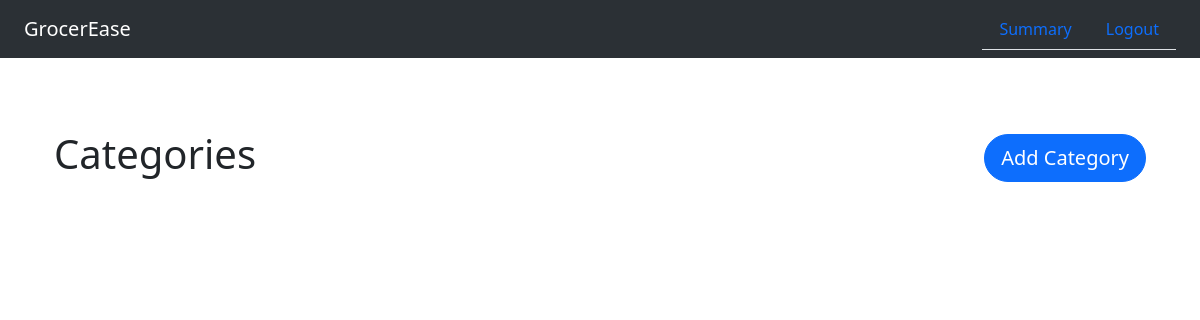
The page /manager_dashboard on the database as committed earlier.
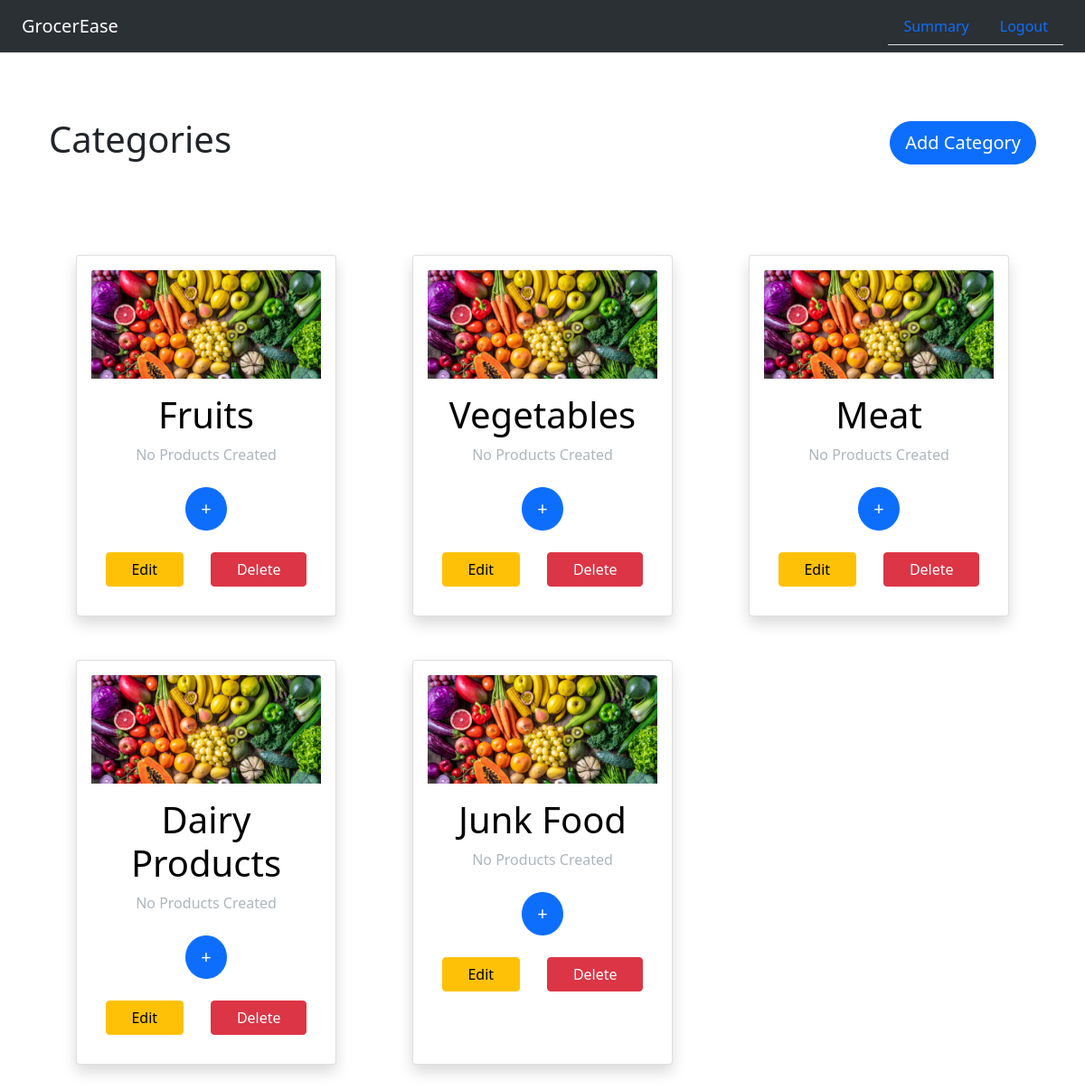
The same page on the database as committed later.
### application/models.py (models this page shows)
class Category(db.Model):
    section_id = db.Column(db.Integer, primary_key=True, autoincrement=True)
    name = db.Column(db.Text, nullable=False)

### application/controllers.py (the view)
@app.route('/manager_dashboard')
def manager_dashboard():
    products = Product.query
    prod_count = Product.query.count()
    categories = Category.query.order_by(Category.section_id)
    return render_template('manager_dashboard.html', products=products, categories=categories, prod_count=prod_count)

### templates/manager_dashboard.html (shortened to what this page needs)
{% extends 'manager_base.html' %}
{% block content %}
<!doctype html>
<html lang="en">
<head>
  <link href="https://cdn.jsdelivr.net/npm/bootstrap@5.0.2/dist/css/bootstrap.min.css" rel="stylesheet">
</head>
<body>
<br/><br/>
<div class="d-flex justify-content-between align-items-center">
  <h1>Categories</h1>
  <a class="btn btn-primary btn-lg rounded-pill" href="{{ url_for('add_category') }}" role="button">Add Category</a>
</div>
<br/><br/><br/><br/>
<div class="row">
  {% for category in categories %}
    <div class="col-md-4 d-flex justify-content-center">
      <div class="card mb-4 shadow p-3 mb-5 bg-white rounded" style="width: 18rem;">
        <img class="card-img-top" src="./static/images/fruits&Veges.jpeg" alt="Card image cap" style="width: 100%; height: 10vw; object-fit: cover;">
        <div class="card-body">
          <center><h1 style="color: black">{{ category.name }}</h1></center>
          {% if prod_count == 0 %}
            <center><p class="card-text">No Products Created</p></center><br/>
          {% else %}
            <center><p class="card-text"><a href="url_for('add_user')">View Products {{ prod_count }}</a></p></center><br/>
          {% endif %}
          <center><a class="btn btn-primary btn-lg rounded-circle" href="{{ url_for('add_user') }}" role="button">+</a></center><br/>
          <div class="d-flex justify-content-between">
            <a href="{{ url_for('add_user', user_id=user_id) }}" class="btn btn-warning flex-fill">Edit</a>
            <span style="flex-grow: 1;"></span>
            <a href="{{ url_for('add_user', user_id=user_id) }}" class="btn btn-danger flex-fill">Delete</a>
          </div>
        </div>
      </div>
    </div>
    {% if loop.index % 3 == 0 %}
      </div><div class="row">
    {% endif %}
  {% endfor %}
</div>
</body>
</html>
{% endblock %}

### templates/manager_base.html (shortened to what this page needs)
<!doctype html>
<html lang="en" data-bs-theme="dark">
  <head>
    <link href="https://cdn.jsdelivr.net/npm/bootstrap@5.3.0/dist/css/bootstrap.min.css" rel="stylesheet">
  </head>
  <body>
    {% include 'manager_navbar.html' %}
    <br/>
    <div class="container">
        {% block content %}
        {% endblock %}
    </div>
  </body>
</html>

### templates/manager_navbar.html (shortened to what this page needs)
<nav class="navbar navbar-expand-lg bg-body-tertiary">
    <div class="container-fluid">
      <a class="navbar-brand" href="{{ url_for('index') }}">GrocerEase</a>
      <div class="collapse navbar-collapse justify-content-end" id="navbarSupportedContent">
        <ul class="nav justify-content-end nav-tabs">
          <li class="nav-item">
            <a class="nav-link" href="{{ url_for('name') }}">Summary</a>
          </li>
          <li class="nav-item">
            <a class="nav-link" href="{{ url_for('user_login') }}">Logout</a>
          </li>
        </ul>
      </div>
    </div>
  </nav>

Rows that differ between the two databases and show on the page:
added Category: name "Fruits"
added Category: name "Vegetables"
added Category: name "Meat"
added Category: name "Dairy Products"
added Category: name "Junk Food"
